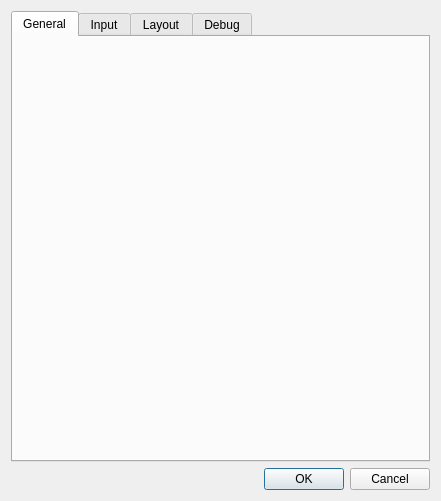
<?xml version="1.0" encoding="UTF-8"?>
<ui version="4.0">
 <class>ConfigureDialog</class>
 <widget class="QDialog" name="ConfigureDialog">
  <property name="geometry">
   <rect>
    <x>0</x>
    <y>0</y>
    <width>441</width>
    <height>501</height>
   </rect>
  </property>
  <property name="windowTitle">
   <string>Citra Configuration</string>
  </property>
  <layout class="QVBoxLayout" name="verticalLayout">
   <item>
    <widget class="QTabWidget" name="tabWidget">
     <property name="currentIndex">
      <number>0</number>
     </property>
     <widget class="ConfigureGeneral" name="generalTab">
      <attribute name="title">
       <string>General</string>
      </attribute>
     </widget>
     <widget class="QWidget" name="inputTab">
      <attribute name="title">
       <string>Input</string>
      </attribute>
     </widget>
     <widget class="ConfigureLayout" name="layoutTab">
      <attribute name="title">
       <string>Layout</string>
      </attribute>
     </widget>
     <widget class="ConfigureDebug" name="debugTab">
      <attribute name="title">
       <string>Debug</string>
      </attribute>
     </widget>
    </widget>
   </item>
   <item>
    <widget class="QDialogButtonBox" name="buttonBox">
     <property name="standardButtons">
      <set>QDialogButtonBox::Cancel|QDialogButtonBox::Ok</set>
     </property>
    </widget>
   </item>
  </layout>
 </widget>
 <customwidgets>
  <customwidget>
   <class>ConfigureGeneral</class>
   <extends>QWidget</extends>
   <header>configure_general.h</header>
   <container>1</container>
  </customwidget>
  <customwidget>
   <class>ConfigureLayout</class>
   <extends>QWidget</extends>
   <header>configure_layout.h</header>
   <container>1</container>
  </customwidget>
  <customwidget>
   <class>ConfigureDebug</class>
   <extends>QWidget</extends>
   <header>configure_debug.h</header>
   <container>1</container>
  </customwidget>
 </customwidgets>
 <resources/>
 <connections>
  <connection>
   <sender>buttonBox</sender>
   <signal>accepted()</signal>
   <receiver>ConfigureDialog</receiver>
   <slot>accept()</slot>
   <hints>
    <hint type="sourcelabel">
     <x>220</x>
     <y>380</y>
    </hint>
    <hint type="destinationlabel">
     <x>220</x>
     <y>200</y>
    </hint>
   </hints>
  </connection>
  <connection>
   <sender>buttonBox</sender>
   <signal>rejected()</signal>
   <receiver>ConfigureDialog</receiver>
   <slot>reject()</slot>
   <hints>
    <hint type="sourcelabel">
     <x>220</x>
     <y>380</y>
    </hint>
    <hint type="destinationlabel">
     <x>220</x>
     <y>200</y>
    </hint>
   </hints>
  </connection>
 </connections>
</ui>
